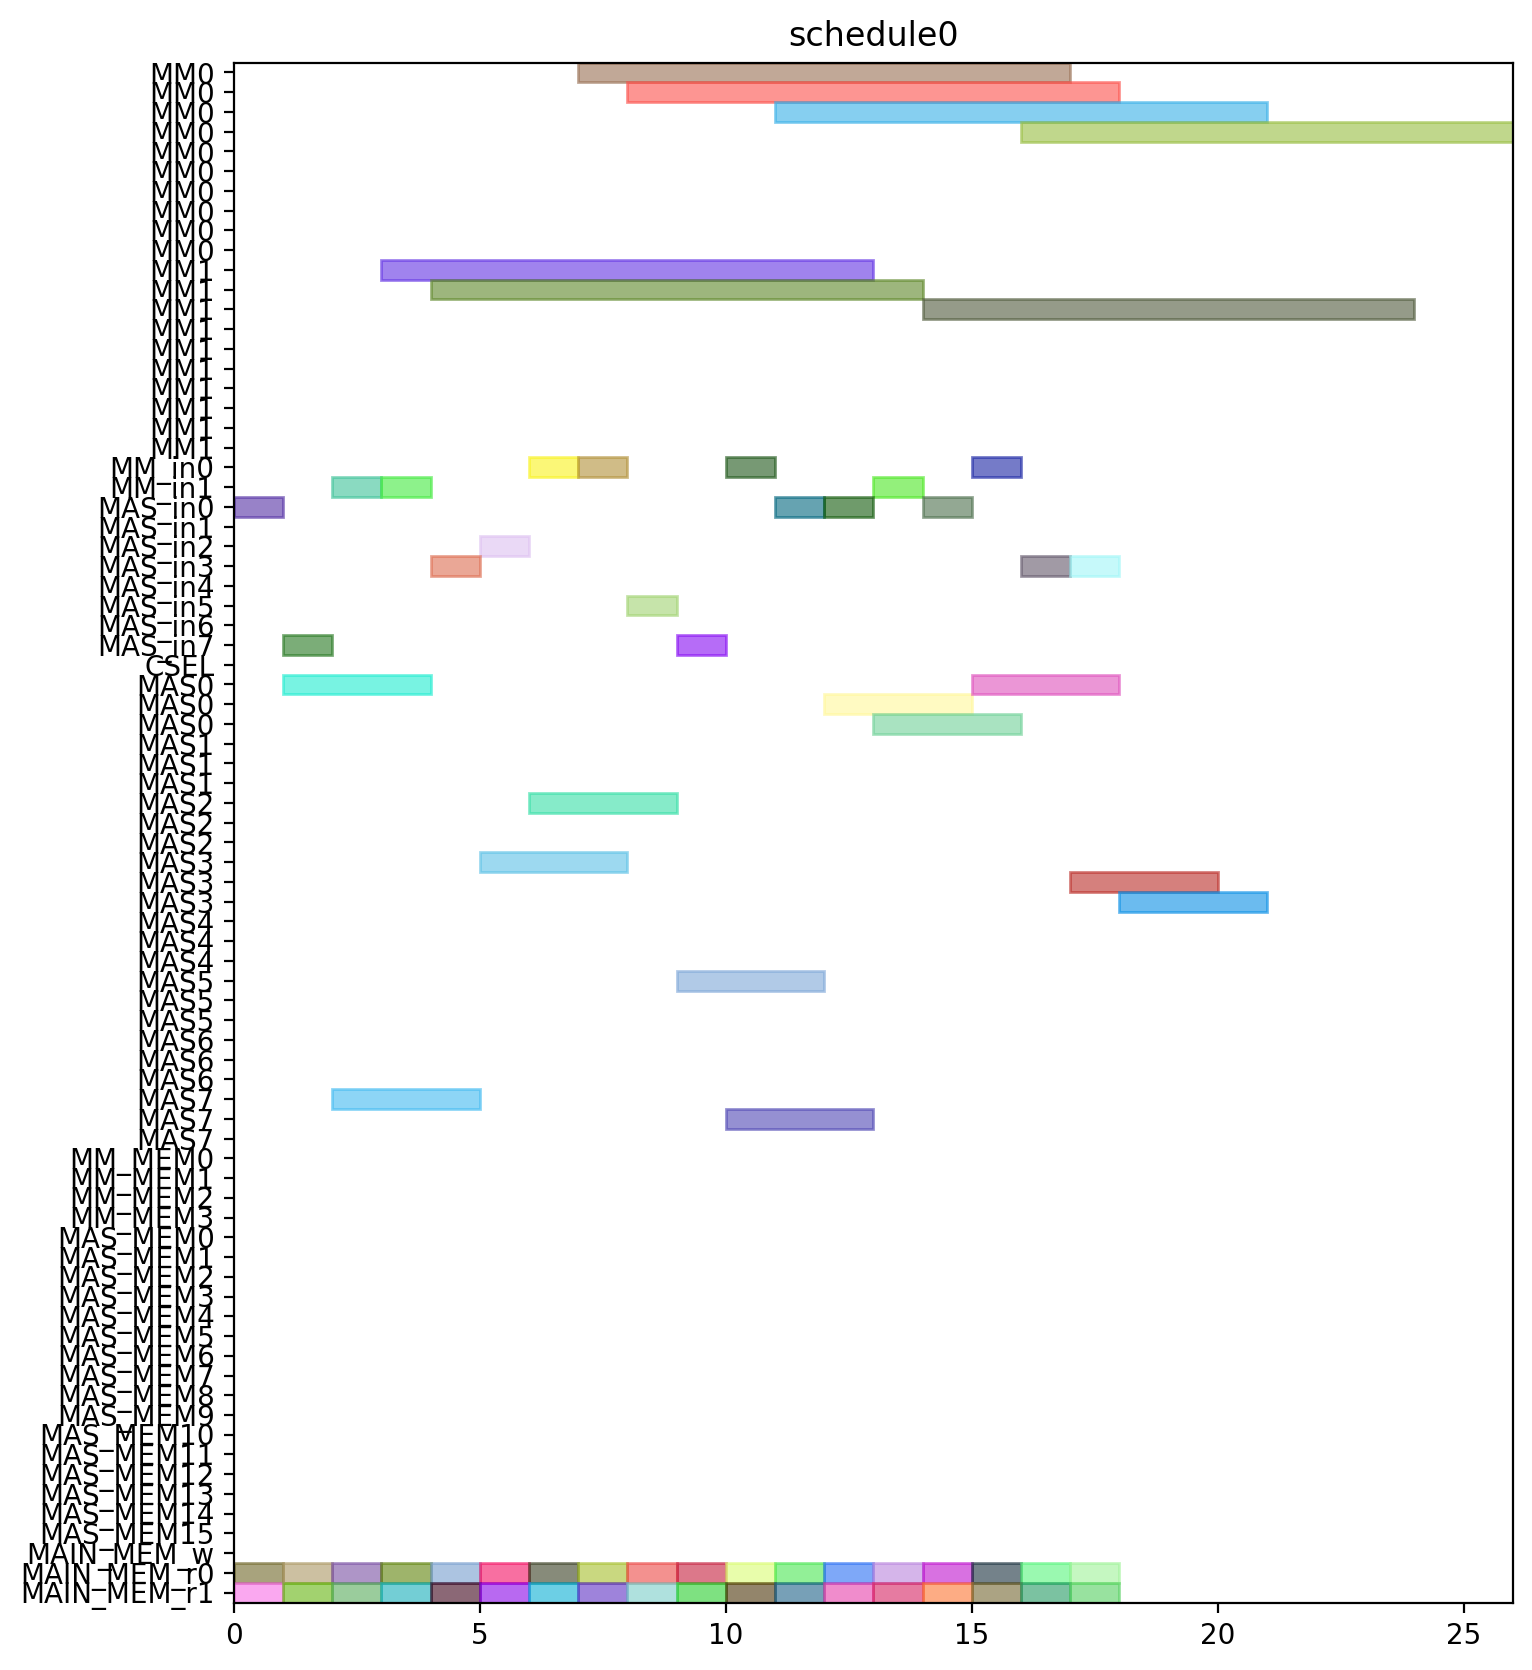

Here is the Python script that generated this plot:
from pyschedule import Scenario, solvers, plotters, alt


def solve():
	horizon = 120
	S = Scenario("schedule0", horizon=horizon)

	# resource
	MM = S.Resources('MM', num=2, size=10)
	MM_in = S.Resources('MM_in', num=2)
	MAS_in = S.Resources('MAS_in', num=8)
	CSEL = S.Resource('CSEL')
	MAS = S.Resources('MAS', num=8, size=3, periods=range(1, horizon))
	MM_MEM = S.Resources('MM_MEM', num=4)
	MAS_MEM = S.Resources('MAS_MEM', num=16)
	MAIN_MEM_w = S.Resource('MAIN_MEM_w', size=1)
	MAIN_MEM_r = S.Resources('MAIN_MEM_r', num=2)

	# result of previous scheduling

	# new tasks
	t0_t0 = S.Task('t0_t0', length=3, delay_cost=1)
	t0_t0 += alt(MAS)
	t0_t0_in = S.Task('t0_t0_in', length=1, delay_cost=1)
	t0_t0_in += alt(MAS_in)
	S += t0_t0_in*MAS_in[0]<=t0_t0*MAS[0]

	S += t0_t0_in*MAS_in[1]<=t0_t0*MAS[1]

	S += t0_t0_in*MAS_in[2]<=t0_t0*MAS[2]

	S += t0_t0_in*MAS_in[3]<=t0_t0*MAS[3]

	S += t0_t0_in*MAS_in[4]<=t0_t0*MAS[4]

	S += t0_t0_in*MAS_in[5]<=t0_t0*MAS[5]

	S += t0_t0_in*MAS_in[6]<=t0_t0*MAS[6]

	S += t0_t0_in*MAS_in[7]<=t0_t0*MAS[7]

	t0_t0_mem0 = S.Task('t0_t0_mem0', length=1, delay_cost=1)
	t0_t0_mem0 += MAIN_MEM_r[0]
	S += t0_t0_mem0 <= t0_t0

	t0_t0_mem1 = S.Task('t0_t0_mem1', length=1, delay_cost=1)
	t0_t0_mem1 += MAIN_MEM_r[1]
	S += t0_t0_mem1 <= t0_t0

	t0_t1 = S.Task('t0_t1', length=3, delay_cost=1)
	t0_t1 += alt(MAS)
	t0_t1_in = S.Task('t0_t1_in', length=1, delay_cost=1)
	t0_t1_in += alt(MAS_in)
	S += t0_t1_in*MAS_in[0]<=t0_t1*MAS[0]

	S += t0_t1_in*MAS_in[1]<=t0_t1*MAS[1]

	S += t0_t1_in*MAS_in[2]<=t0_t1*MAS[2]

	S += t0_t1_in*MAS_in[3]<=t0_t1*MAS[3]

	S += t0_t1_in*MAS_in[4]<=t0_t1*MAS[4]

	S += t0_t1_in*MAS_in[5]<=t0_t1*MAS[5]

	S += t0_t1_in*MAS_in[6]<=t0_t1*MAS[6]

	S += t0_t1_in*MAS_in[7]<=t0_t1*MAS[7]

	t0_t1_mem0 = S.Task('t0_t1_mem0', length=1, delay_cost=1)
	t0_t1_mem0 += MAIN_MEM_r[0]
	S += t0_t1_mem0 <= t0_t1

	t0_t1_mem1 = S.Task('t0_t1_mem1', length=1, delay_cost=1)
	t0_t1_mem1 += MAIN_MEM_r[1]
	S += t0_t1_mem1 <= t0_t1

	t0_t3 = S.Task('t0_t3', length=10, delay_cost=1)
	t0_t3 += alt(MM)
	t0_t3_in = S.Task('t0_t3_in', length=1, delay_cost=1)
	t0_t3_in += alt(MM_in)
	S += t0_t3_in*MM_in[0]<=t0_t3*MM[0]
	S += t0_t3_in*MM_in[1]<=t0_t3*MM[1]
	t0_t3_mem0 = S.Task('t0_t3_mem0', length=1, delay_cost=1)
	t0_t3_mem0 += MAIN_MEM_r[0]
	S += t0_t3_mem0 <= t0_t3

	t0_t3_mem1 = S.Task('t0_t3_mem1', length=1, delay_cost=1)
	t0_t3_mem1 += MAIN_MEM_r[1]
	S += t0_t3_mem1 <= t0_t3

	t1_t0 = S.Task('t1_t0', length=3, delay_cost=1)
	t1_t0 += alt(MAS)
	t1_t0_in = S.Task('t1_t0_in', length=1, delay_cost=1)
	t1_t0_in += alt(MAS_in)
	S += t1_t0_in*MAS_in[0]<=t1_t0*MAS[0]

	S += t1_t0_in*MAS_in[1]<=t1_t0*MAS[1]

	S += t1_t0_in*MAS_in[2]<=t1_t0*MAS[2]

	S += t1_t0_in*MAS_in[3]<=t1_t0*MAS[3]

	S += t1_t0_in*MAS_in[4]<=t1_t0*MAS[4]

	S += t1_t0_in*MAS_in[5]<=t1_t0*MAS[5]

	S += t1_t0_in*MAS_in[6]<=t1_t0*MAS[6]

	S += t1_t0_in*MAS_in[7]<=t1_t0*MAS[7]

	t1_t0_mem0 = S.Task('t1_t0_mem0', length=1, delay_cost=1)
	t1_t0_mem0 += MAIN_MEM_r[0]
	S += t1_t0_mem0 <= t1_t0

	t1_t0_mem1 = S.Task('t1_t0_mem1', length=1, delay_cost=1)
	t1_t0_mem1 += MAIN_MEM_r[1]
	S += t1_t0_mem1 <= t1_t0

	t1_t1 = S.Task('t1_t1', length=3, delay_cost=1)
	t1_t1 += alt(MAS)
	t1_t1_in = S.Task('t1_t1_in', length=1, delay_cost=1)
	t1_t1_in += alt(MAS_in)
	S += t1_t1_in*MAS_in[0]<=t1_t1*MAS[0]

	S += t1_t1_in*MAS_in[1]<=t1_t1*MAS[1]

	S += t1_t1_in*MAS_in[2]<=t1_t1*MAS[2]

	S += t1_t1_in*MAS_in[3]<=t1_t1*MAS[3]

	S += t1_t1_in*MAS_in[4]<=t1_t1*MAS[4]

	S += t1_t1_in*MAS_in[5]<=t1_t1*MAS[5]

	S += t1_t1_in*MAS_in[6]<=t1_t1*MAS[6]

	S += t1_t1_in*MAS_in[7]<=t1_t1*MAS[7]

	t1_t1_mem0 = S.Task('t1_t1_mem0', length=1, delay_cost=1)
	t1_t1_mem0 += MAIN_MEM_r[0]
	S += t1_t1_mem0 <= t1_t1

	t1_t1_mem1 = S.Task('t1_t1_mem1', length=1, delay_cost=1)
	t1_t1_mem1 += MAIN_MEM_r[1]
	S += t1_t1_mem1 <= t1_t1

	t1_t3 = S.Task('t1_t3', length=10, delay_cost=1)
	t1_t3 += alt(MM)
	t1_t3_in = S.Task('t1_t3_in', length=1, delay_cost=1)
	t1_t3_in += alt(MM_in)
	S += t1_t3_in*MM_in[0]<=t1_t3*MM[0]
	S += t1_t3_in*MM_in[1]<=t1_t3*MM[1]
	t1_t3_mem0 = S.Task('t1_t3_mem0', length=1, delay_cost=1)
	t1_t3_mem0 += MAIN_MEM_r[0]
	S += t1_t3_mem0 <= t1_t3

	t1_t3_mem1 = S.Task('t1_t3_mem1', length=1, delay_cost=1)
	t1_t3_mem1 += MAIN_MEM_r[1]
	S += t1_t3_mem1 <= t1_t3

	t2_t2 = S.Task('t2_t2', length=3, delay_cost=1)
	t2_t2 += alt(MAS)
	t2_t2_in = S.Task('t2_t2_in', length=1, delay_cost=1)
	t2_t2_in += alt(MAS_in)
	S += t2_t2_in*MAS_in[0]<=t2_t2*MAS[0]

	S += t2_t2_in*MAS_in[1]<=t2_t2*MAS[1]

	S += t2_t2_in*MAS_in[2]<=t2_t2*MAS[2]

	S += t2_t2_in*MAS_in[3]<=t2_t2*MAS[3]

	S += t2_t2_in*MAS_in[4]<=t2_t2*MAS[4]

	S += t2_t2_in*MAS_in[5]<=t2_t2*MAS[5]

	S += t2_t2_in*MAS_in[6]<=t2_t2*MAS[6]

	S += t2_t2_in*MAS_in[7]<=t2_t2*MAS[7]

	t2_t2_mem0 = S.Task('t2_t2_mem0', length=1, delay_cost=1)
	t2_t2_mem0 += MAIN_MEM_r[0]
	S += t2_t2_mem0 <= t2_t2

	t2_t2_mem1 = S.Task('t2_t2_mem1', length=1, delay_cost=1)
	t2_t2_mem1 += MAIN_MEM_r[1]
	S += t2_t2_mem1 <= t2_t2

	t5_t0 = S.Task('t5_t0', length=10, delay_cost=1)
	t5_t0 += alt(MM)
	t5_t0_in = S.Task('t5_t0_in', length=1, delay_cost=1)
	t5_t0_in += alt(MM_in)
	S += t5_t0_in*MM_in[0]<=t5_t0*MM[0]
	S += t5_t0_in*MM_in[1]<=t5_t0*MM[1]
	t5_t0_mem0 = S.Task('t5_t0_mem0', length=1, delay_cost=1)
	t5_t0_mem0 += MAIN_MEM_r[0]
	S += t5_t0_mem0 <= t5_t0

	t5_t0_mem1 = S.Task('t5_t0_mem1', length=1, delay_cost=1)
	t5_t0_mem1 += MAIN_MEM_r[1]
	S += t5_t0_mem1 <= t5_t0

	t5_t1 = S.Task('t5_t1', length=10, delay_cost=1)
	t5_t1 += alt(MM)
	t5_t1_in = S.Task('t5_t1_in', length=1, delay_cost=1)
	t5_t1_in += alt(MM_in)
	S += t5_t1_in*MM_in[0]<=t5_t1*MM[0]
	S += t5_t1_in*MM_in[1]<=t5_t1*MM[1]
	t5_t1_mem0 = S.Task('t5_t1_mem0', length=1, delay_cost=1)
	t5_t1_mem0 += MAIN_MEM_r[0]
	S += t5_t1_mem0 <= t5_t1

	t5_t1_mem1 = S.Task('t5_t1_mem1', length=1, delay_cost=1)
	t5_t1_mem1 += MAIN_MEM_r[1]
	S += t5_t1_mem1 <= t5_t1

	t5_t2 = S.Task('t5_t2', length=3, delay_cost=1)
	t5_t2 += alt(MAS)
	t5_t2_in = S.Task('t5_t2_in', length=1, delay_cost=1)
	t5_t2_in += alt(MAS_in)
	S += t5_t2_in*MAS_in[0]<=t5_t2*MAS[0]

	S += t5_t2_in*MAS_in[1]<=t5_t2*MAS[1]

	S += t5_t2_in*MAS_in[2]<=t5_t2*MAS[2]

	S += t5_t2_in*MAS_in[3]<=t5_t2*MAS[3]

	S += t5_t2_in*MAS_in[4]<=t5_t2*MAS[4]

	S += t5_t2_in*MAS_in[5]<=t5_t2*MAS[5]

	S += t5_t2_in*MAS_in[6]<=t5_t2*MAS[6]

	S += t5_t2_in*MAS_in[7]<=t5_t2*MAS[7]

	t5_t2_mem0 = S.Task('t5_t2_mem0', length=1, delay_cost=1)
	t5_t2_mem0 += MAIN_MEM_r[0]
	S += t5_t2_mem0 <= t5_t2

	t5_t2_mem1 = S.Task('t5_t2_mem1', length=1, delay_cost=1)
	t5_t2_mem1 += MAIN_MEM_r[1]
	S += t5_t2_mem1 <= t5_t2

	t5_t3 = S.Task('t5_t3', length=3, delay_cost=1)
	t5_t3 += alt(MAS)
	t5_t3_in = S.Task('t5_t3_in', length=1, delay_cost=1)
	t5_t3_in += alt(MAS_in)
	S += t5_t3_in*MAS_in[0]<=t5_t3*MAS[0]

	S += t5_t3_in*MAS_in[1]<=t5_t3*MAS[1]

	S += t5_t3_in*MAS_in[2]<=t5_t3*MAS[2]

	S += t5_t3_in*MAS_in[3]<=t5_t3*MAS[3]

	S += t5_t3_in*MAS_in[4]<=t5_t3*MAS[4]

	S += t5_t3_in*MAS_in[5]<=t5_t3*MAS[5]

	S += t5_t3_in*MAS_in[6]<=t5_t3*MAS[6]

	S += t5_t3_in*MAS_in[7]<=t5_t3*MAS[7]

	t5_t3_mem0 = S.Task('t5_t3_mem0', length=1, delay_cost=1)
	t5_t3_mem0 += MAIN_MEM_r[0]
	S += t5_t3_mem0 <= t5_t3

	t5_t3_mem1 = S.Task('t5_t3_mem1', length=1, delay_cost=1)
	t5_t3_mem1 += MAIN_MEM_r[1]
	S += t5_t3_mem1 <= t5_t3

	t7_t0 = S.Task('t7_t0', length=3, delay_cost=1)
	t7_t0 += alt(MAS)
	t7_t0_in = S.Task('t7_t0_in', length=1, delay_cost=1)
	t7_t0_in += alt(MAS_in)
	S += t7_t0_in*MAS_in[0]<=t7_t0*MAS[0]

	S += t7_t0_in*MAS_in[1]<=t7_t0*MAS[1]

	S += t7_t0_in*MAS_in[2]<=t7_t0*MAS[2]

	S += t7_t0_in*MAS_in[3]<=t7_t0*MAS[3]

	S += t7_t0_in*MAS_in[4]<=t7_t0*MAS[4]

	S += t7_t0_in*MAS_in[5]<=t7_t0*MAS[5]

	S += t7_t0_in*MAS_in[6]<=t7_t0*MAS[6]

	S += t7_t0_in*MAS_in[7]<=t7_t0*MAS[7]

	t7_t0_mem0 = S.Task('t7_t0_mem0', length=1, delay_cost=1)
	t7_t0_mem0 += MAIN_MEM_r[0]
	S += t7_t0_mem0 <= t7_t0

	t7_t0_mem1 = S.Task('t7_t0_mem1', length=1, delay_cost=1)
	t7_t0_mem1 += MAIN_MEM_r[1]
	S += t7_t0_mem1 <= t7_t0

	t7_t1 = S.Task('t7_t1', length=3, delay_cost=1)
	t7_t1 += alt(MAS)
	t7_t1_in = S.Task('t7_t1_in', length=1, delay_cost=1)
	t7_t1_in += alt(MAS_in)
	S += t7_t1_in*MAS_in[0]<=t7_t1*MAS[0]

	S += t7_t1_in*MAS_in[1]<=t7_t1*MAS[1]

	S += t7_t1_in*MAS_in[2]<=t7_t1*MAS[2]

	S += t7_t1_in*MAS_in[3]<=t7_t1*MAS[3]

	S += t7_t1_in*MAS_in[4]<=t7_t1*MAS[4]

	S += t7_t1_in*MAS_in[5]<=t7_t1*MAS[5]

	S += t7_t1_in*MAS_in[6]<=t7_t1*MAS[6]

	S += t7_t1_in*MAS_in[7]<=t7_t1*MAS[7]

	t7_t1_mem0 = S.Task('t7_t1_mem0', length=1, delay_cost=1)
	t7_t1_mem0 += MAIN_MEM_r[0]
	S += t7_t1_mem0 <= t7_t1

	t7_t1_mem1 = S.Task('t7_t1_mem1', length=1, delay_cost=1)
	t7_t1_mem1 += MAIN_MEM_r[1]
	S += t7_t1_mem1 <= t7_t1

	t7_t3 = S.Task('t7_t3', length=10, delay_cost=1)
	t7_t3 += alt(MM)
	t7_t3_in = S.Task('t7_t3_in', length=1, delay_cost=1)
	t7_t3_in += alt(MM_in)
	S += t7_t3_in*MM_in[0]<=t7_t3*MM[0]
	S += t7_t3_in*MM_in[1]<=t7_t3*MM[1]
	t7_t3_mem0 = S.Task('t7_t3_mem0', length=1, delay_cost=1)
	t7_t3_mem0 += MAIN_MEM_r[0]
	S += t7_t3_mem0 <= t7_t3

	t7_t3_mem1 = S.Task('t7_t3_mem1', length=1, delay_cost=1)
	t7_t3_mem1 += MAIN_MEM_r[1]
	S += t7_t3_mem1 <= t7_t3

	t10_t0 = S.Task('t10_t0', length=10, delay_cost=1)
	t10_t0 += alt(MM)
	t10_t0_in = S.Task('t10_t0_in', length=1, delay_cost=1)
	t10_t0_in += alt(MM_in)
	S += t10_t0_in*MM_in[0]<=t10_t0*MM[0]
	S += t10_t0_in*MM_in[1]<=t10_t0*MM[1]
	t10_t0_mem0 = S.Task('t10_t0_mem0', length=1, delay_cost=1)
	t10_t0_mem0 += MAIN_MEM_r[0]
	S += t10_t0_mem0 <= t10_t0

	t10_t0_mem1 = S.Task('t10_t0_mem1', length=1, delay_cost=1)
	t10_t0_mem1 += MAIN_MEM_r[1]
	S += t10_t0_mem1 <= t10_t0

	t10_t1 = S.Task('t10_t1', length=10, delay_cost=1)
	t10_t1 += alt(MM)
	t10_t1_in = S.Task('t10_t1_in', length=1, delay_cost=1)
	t10_t1_in += alt(MM_in)
	S += t10_t1_in*MM_in[0]<=t10_t1*MM[0]
	S += t10_t1_in*MM_in[1]<=t10_t1*MM[1]
	t10_t1_mem0 = S.Task('t10_t1_mem0', length=1, delay_cost=1)
	t10_t1_mem0 += MAIN_MEM_r[0]
	S += t10_t1_mem0 <= t10_t1

	t10_t1_mem1 = S.Task('t10_t1_mem1', length=1, delay_cost=1)
	t10_t1_mem1 += MAIN_MEM_r[1]
	S += t10_t1_mem1 <= t10_t1

	t10_t2 = S.Task('t10_t2', length=3, delay_cost=1)
	t10_t2 += alt(MAS)
	t10_t2_in = S.Task('t10_t2_in', length=1, delay_cost=1)
	t10_t2_in += alt(MAS_in)
	S += t10_t2_in*MAS_in[0]<=t10_t2*MAS[0]

	S += t10_t2_in*MAS_in[1]<=t10_t2*MAS[1]

	S += t10_t2_in*MAS_in[2]<=t10_t2*MAS[2]

	S += t10_t2_in*MAS_in[3]<=t10_t2*MAS[3]

	S += t10_t2_in*MAS_in[4]<=t10_t2*MAS[4]

	S += t10_t2_in*MAS_in[5]<=t10_t2*MAS[5]

	S += t10_t2_in*MAS_in[6]<=t10_t2*MAS[6]

	S += t10_t2_in*MAS_in[7]<=t10_t2*MAS[7]

	t10_t2_mem0 = S.Task('t10_t2_mem0', length=1, delay_cost=1)
	t10_t2_mem0 += MAIN_MEM_r[0]
	S += t10_t2_mem0 <= t10_t2

	t10_t2_mem1 = S.Task('t10_t2_mem1', length=1, delay_cost=1)
	t10_t2_mem1 += MAIN_MEM_r[1]
	S += t10_t2_mem1 <= t10_t2

	t10_t3 = S.Task('t10_t3', length=3, delay_cost=1)
	t10_t3 += alt(MAS)
	t10_t3_in = S.Task('t10_t3_in', length=1, delay_cost=1)
	t10_t3_in += alt(MAS_in)
	S += t10_t3_in*MAS_in[0]<=t10_t3*MAS[0]

	S += t10_t3_in*MAS_in[1]<=t10_t3*MAS[1]

	S += t10_t3_in*MAS_in[2]<=t10_t3*MAS[2]

	S += t10_t3_in*MAS_in[3]<=t10_t3*MAS[3]

	S += t10_t3_in*MAS_in[4]<=t10_t3*MAS[4]

	S += t10_t3_in*MAS_in[5]<=t10_t3*MAS[5]

	S += t10_t3_in*MAS_in[6]<=t10_t3*MAS[6]

	S += t10_t3_in*MAS_in[7]<=t10_t3*MAS[7]

	t10_t3_mem0 = S.Task('t10_t3_mem0', length=1, delay_cost=1)
	t10_t3_mem0 += MAIN_MEM_r[0]
	S += t10_t3_mem0 <= t10_t3

	t10_t3_mem1 = S.Task('t10_t3_mem1', length=1, delay_cost=1)
	t10_t3_mem1 += MAIN_MEM_r[1]
	S += t10_t3_mem1 <= t10_t3

	solvers.mip.solve(S,msg=1,kind='CPLEX',ratio_gap=1.01)

	solution = [['hoge']*len(S.solution()[1]) for i in range(len(S.solution()))]
	for i in range(len(S.solution())):
		for j in range(len(S.solution()[i])):
			solution[i][j]=str(S.solution()[i][j])
	print(solution)

	cycles = int(solution[-1][3])

	pic_file_name = "/mnt/rose/usr1/fukuda/ABE/multiRAM_multiMAS_16mux/scheduling_result/stage10MM2_stage3MAS8/EP2_DBL_w_EVAL/schedule0.png"
	if(S.solution() != []):
		plotters.matplotlib.plot(S,img_filename=pic_file_name, show_task_labels=False, fig_size=(cycles*0.25+3, 10))

	return solution
